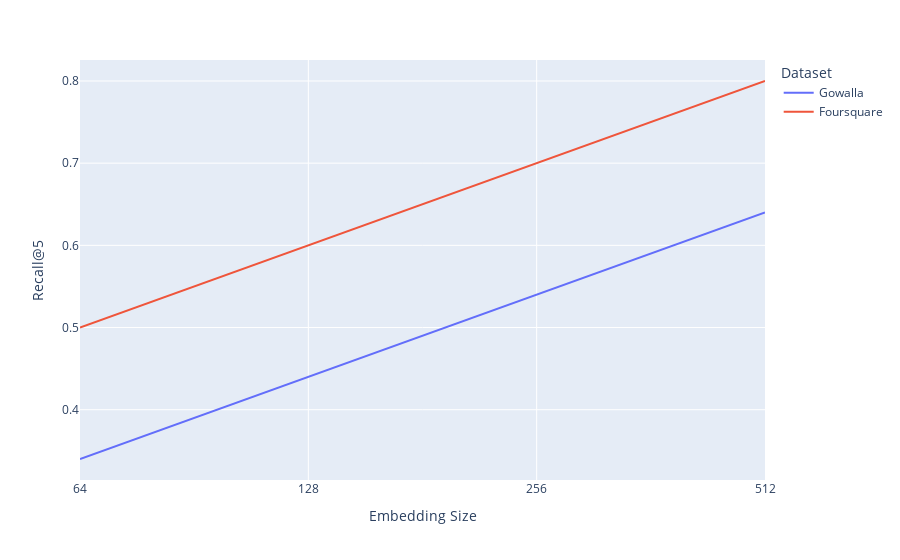

The notebook cell saved with this chart:
### Code cell
df1 = df.sort_values(by = 'Recall@5').reset_index(drop = True)
df1['Recall@5'] = df1['Recall@5'].astype(float)

fig = px.line(df1, x="emb_size", y="Recall@5", color='Dataset')
fig.update_layout( # title="Plot Title",
    yaxis_title="Recall@5", xaxis_title="Embedding Size",
    # legend_title="Embedding Size"
)
fig.show()

### Figure 1 — Plotly figure (JSON) as saved in the notebook; plotly's stock layout.template omitted (floating-point values rounded to 4 significant figures)
{"data": [{"hovertemplate": "Dataset=Gowalla<br>emb_size=%{x}<br>Recall@5=%{y}<extra></extra>", "legendgroup": "Gowalla", "line": {"color": "#636efa", "dash": "solid"}, "marker": {"symbol": "circle"}, "mode": "lines", "name": "Gowalla", "orientation": "v", "showlegend": true, "type": "scatter", "x": ["64", "128", "256", "512"], "xaxis": "x", "y": [0.34, 0.44, 0.54, 0.64], "yaxis": "y"}, {"hovertemplate": "Dataset=Foursquare<br>emb_size=%{x}<br>Recall@5=%{y}<extra></extra>", "legendgroup": "Foursquare", "line": {"color": "#EF553B", "dash": "solid"}, "marker": {"symbol": "circle"}, "mode": "lines", "name": "Foursquare", "orientation": "v", "showlegend": true, "type": "scatter", "x": ["64", "128", "256", "512"], "xaxis": "x", "y": [0.5, 0.6, 0.7, 0.8], "yaxis": "y"}], "layout": {"legend": {"title": {"text": "Dataset"}, "tracegroupgap": 0}, "margin": {"t": 60}, "xaxis": {"anchor": "y", "domain": [0, 1], "title": {"text": "Embedding Size"}}, "yaxis": {"anchor": "x", "domain": [0, 1], "title": {"text": "Recall@5"}}}}
